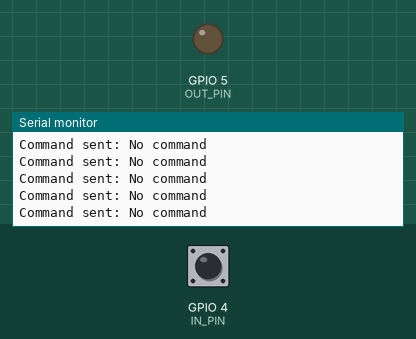
The sketch below on a simulated ESP8266 (NodeMCU). On the bench: output pins drawn as LEDs (lit = HIGH), the last lines printed to the serial monitor. Inputs (shaded band) come from the test bench; at power-on: GPIO 4 (IN_PIN) LOW. WiFi joins after 1.5 s; servers stay silent unless stated.

Above: at 3.2 s.
3.3 s: GPIO 4 (IN_PIN) driven HIGH
At 3.86 s:
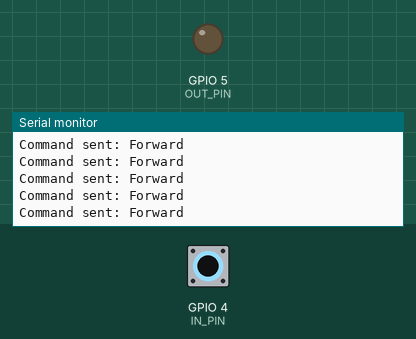
5.4 s: GPIO 4 (IN_PIN) driven LOW
At 6.5 s:
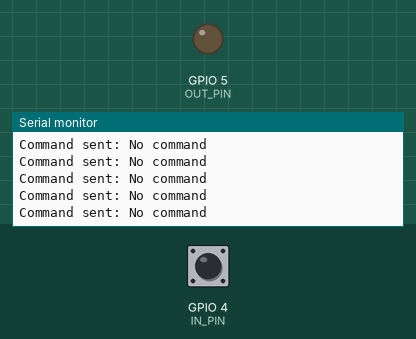

The sketch:

wifi_client.ino
```cpp
#include <ESP8266WiFi.h>

#define IN_PIN 4
#define OUT_PIN 5

// set the IP address of the server
// SET TO IP ADDRESS GIVEN TO SERVER BY ROUTER
IPAddress server(0, 0, 0, 0);
WiFiClient client;

const char* ssid = "YOUR_SSID";
const char* password = "YOUR_PASSWORD";
bool detected = false;

void setup() {
  pinMode(IN_PIN, INPUT);
  pinMode(OUT_PIN, OUTPUT);

  Serial.begin(115200);
  WiFi.begin(ssid, password);
  Serial.print("Connecting to ");
  Serial.print(ssid); Serial.println(" ...");

  int i = 0;
  // Wait for the Wi-Fi to connect
  while (WiFi.status() != WL_CONNECTED) {
    delay(1000);
    Serial.print(++i); Serial.print(' ');
  }

  // display connection details
  Serial.println('\n');
  Serial.println("Connection established!");
  Serial.print("IP address:\t");
  Serial.println(WiFi.localIP());
}

void loop() {
  // connect to server
  if (!client.connected()) {
    if (client.connect(server, 80)) {
      Serial.println("Connected to slave robot");
    } else {
      Serial.println("Slave robot not detected");
    }
  }

  while (client.connected()) {
    // get movement command from Arduino
    int command = digitalRead(IN_PIN);
    int data;

    // send command to client (other bot)
    Serial.print("Command sent: ");
    switch (command) {
      case 1:
        Serial.println("Forward");
        data = 1;
        break;
      case 2:
        Serial.println("Backward");
        data = 2;
        break;
      case 3:
        Serial.println("Left");
        data = 3;
        break;
      case 4:
        Serial.println("Right");
        data = 4;
        break;
      case 5:
        Serial.println("Stop");
        data = 5;
        break;
      default:
        Serial.println("No command");
        data = 6;
        break;
    }
    // send command to server
    client.write(data);
  }
}
```

Measured:
- after the input at 3.3 s, the serial monitor: prints a new line at once (image 1)
